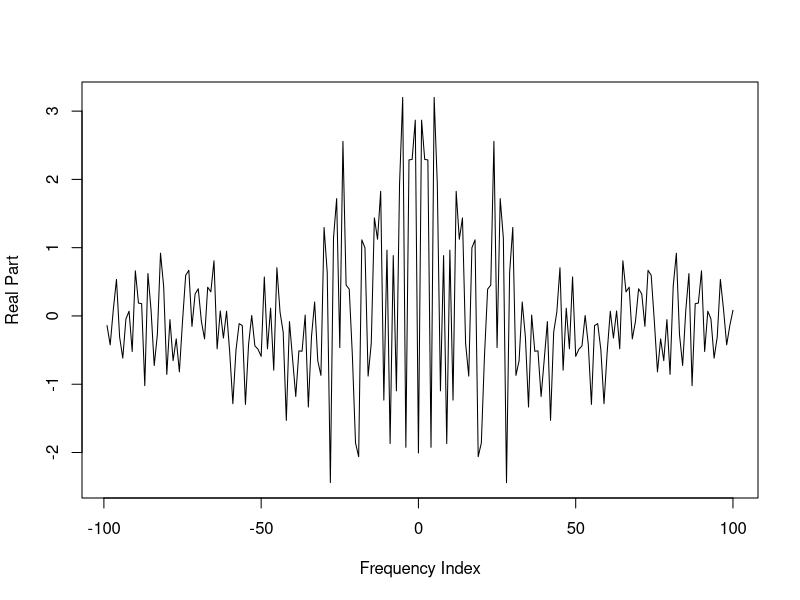
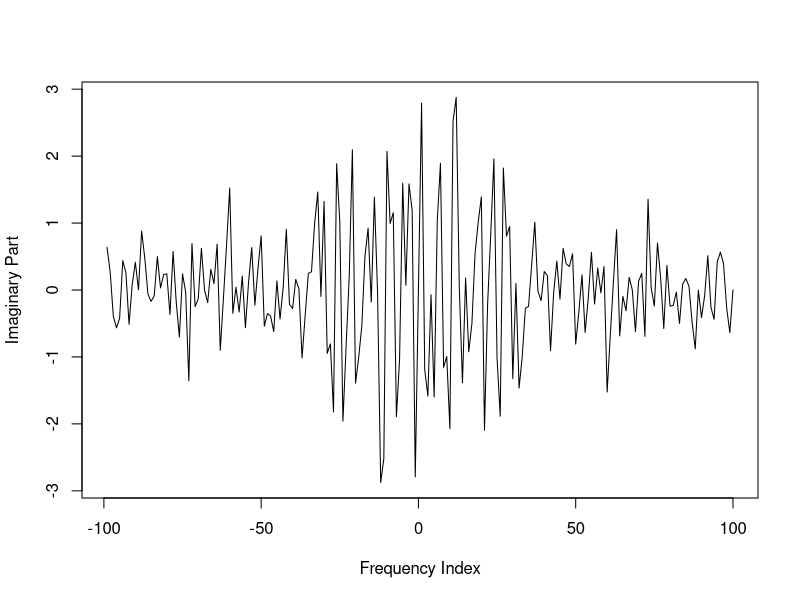
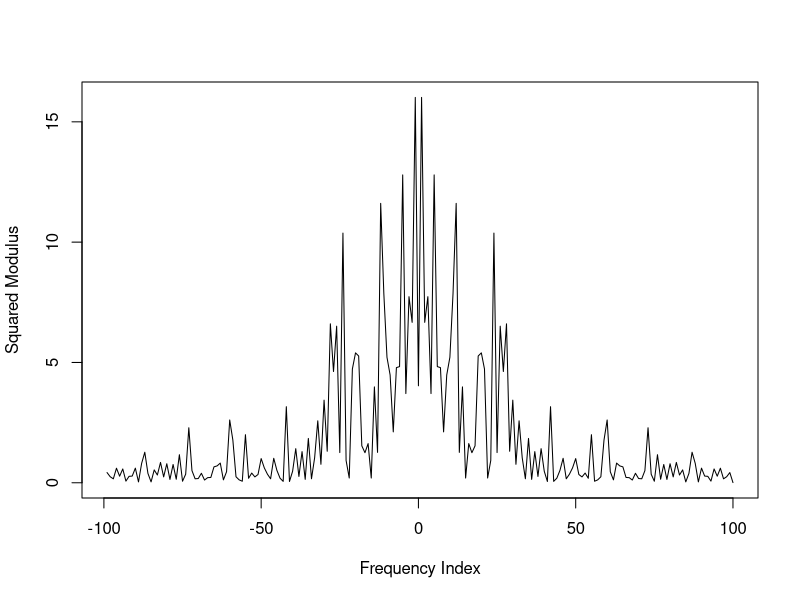
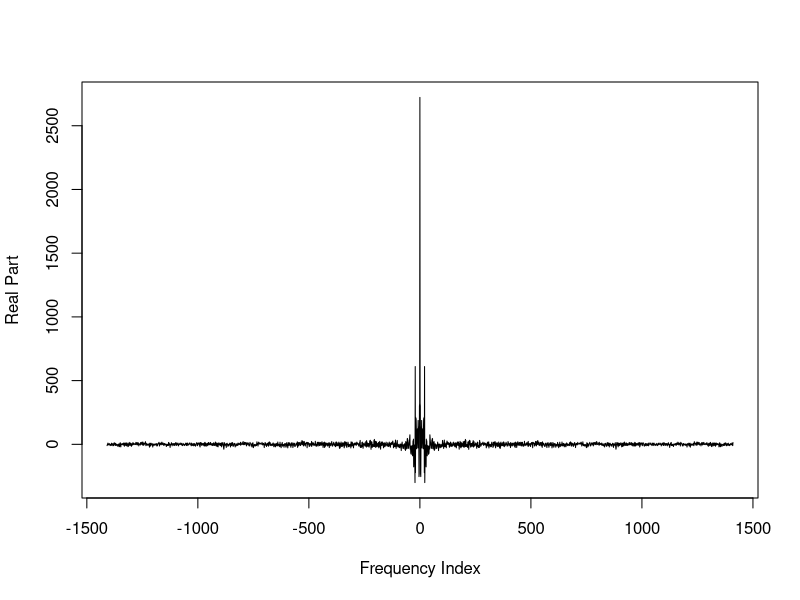
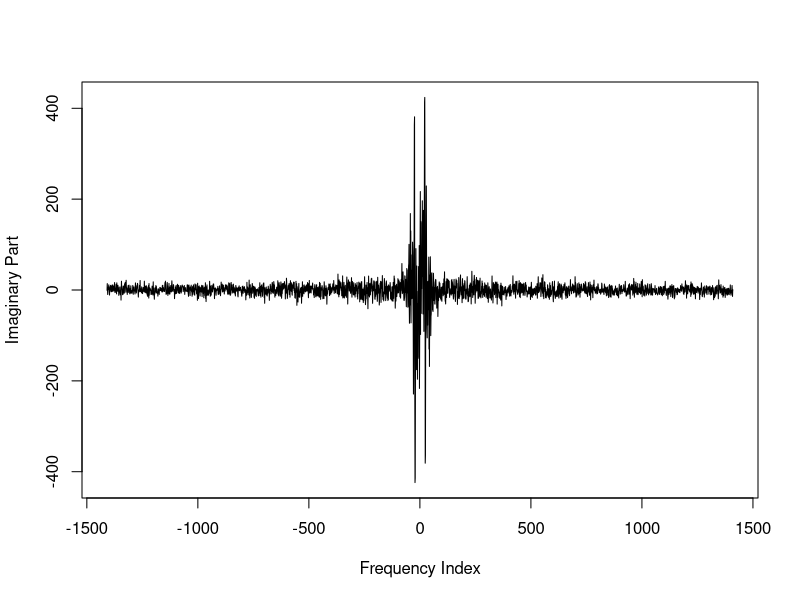
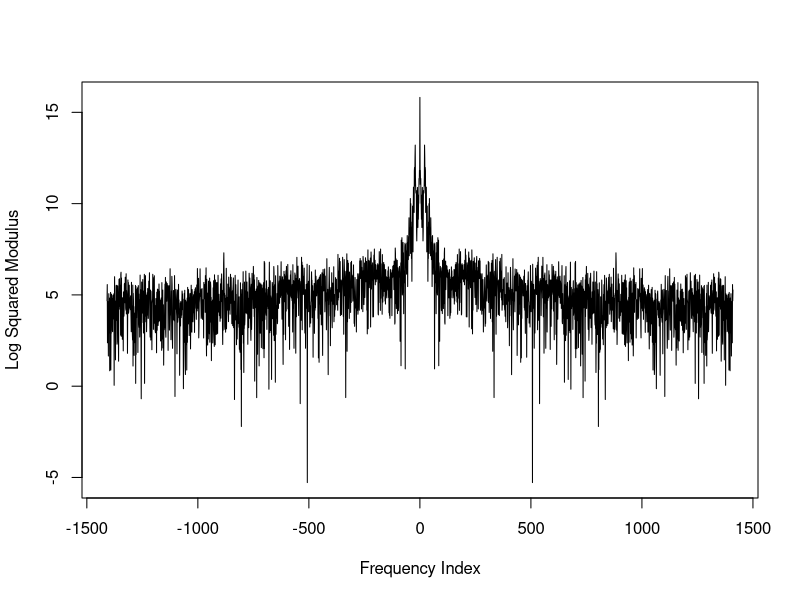
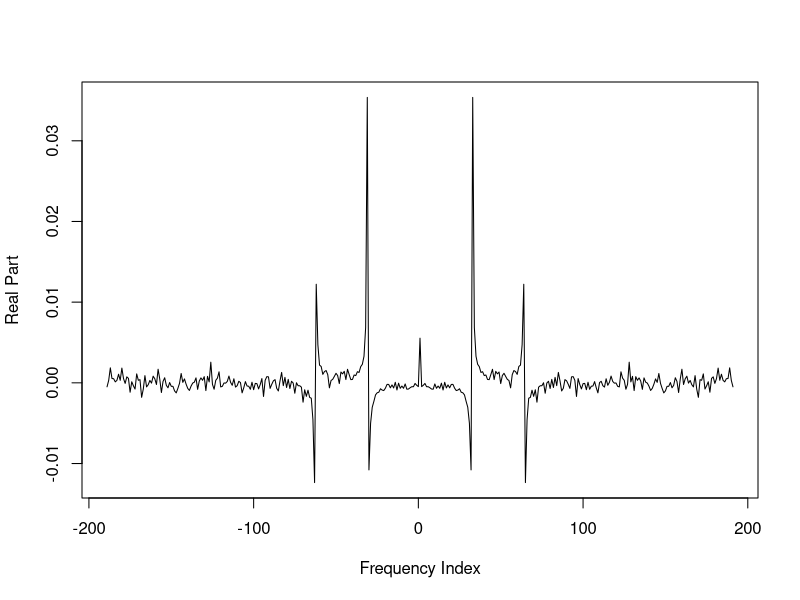
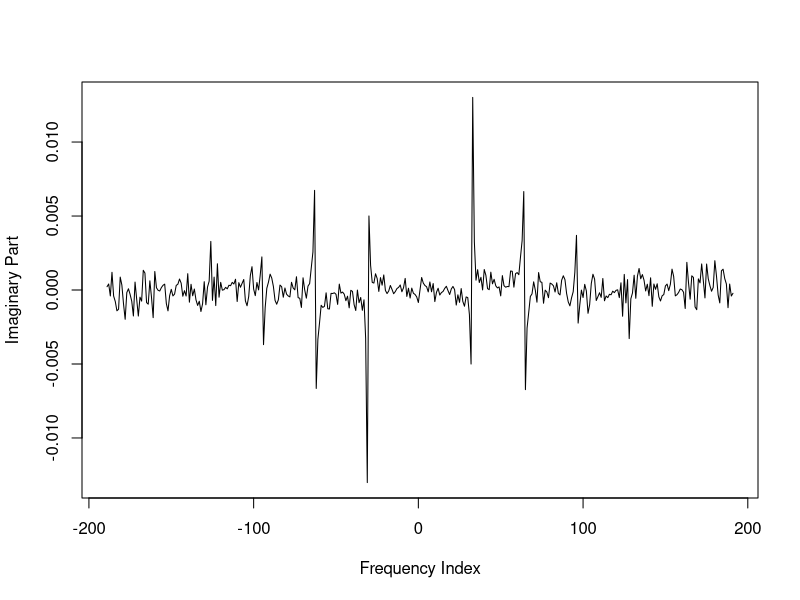

Here is the R script that generated these plots, in order:
## ---- chunk 1
knitr::opts_knit$set(root.dir = 'C:/Users/neide/OneDrive/Documents/GitHub/BEwebinar/Data')
## ---- chunk 2
arp.sim <- function(n,burn,ar.coefs,innovar)
{
	p <- length(ar.coefs)
	z <- rnorm(n+burn+p,sd=sqrt(innovar))
	x <- z[1:p]
	for(t in (p+1):(p+n+burn))
	{
		next.x <- sum(ar.coefs*x[(t-1):(t-p)]) + z[t]
		x <- c(x,next.x)
	}	
	x <- x[(p+burn+1):(p+burn+n)]
	return(x)
}

phi <- .8
innovar <- 1
n <- 200
x.sim <- arp.sim(n,500,phi,innovar)
## ---- chunk 3

get.qmat <- function(mesh)
{
	mesh2 <- floor(mesh/2)
	inds <- seq(mesh2-mesh+1,mesh2)
	Q.mat <- exp(1i*2*pi*mesh^{-1}*t(t(seq(1,mesh)) %x% inds))*mesh^{-1/2}
	return(Q.mat)
}
Q.mat <- get.qmat(n)
## ---- chunk 4
x.dft <- Conj(t(Q.mat)) %*% x.sim
#par(mfrow=c(3,1))
plot(ts(Re(x.dft),start=-floor(n/2)+1,frequency=1),
	xlab="Frequency Index",ylab="Real Part")
plot(ts(Im(x.dft),start=-floor(n/2)+1,frequency=1),
	xlab="Frequency Index",ylab="Imaginary Part")
plot(ts(Mod(x.dft)^2,start=-floor(n/2)+1,frequency=1),
	xlab="Frequency Index",ylab="Squared Modulus")
## ---- chunk 5
wolfer <- read.table("wolfer.dat")
wolfer <- ts(wolfer,start=1749,frequency=12)
n <- length(wolfer)
Q.mat <- get.qmat(n)
x.dft <- Conj(t(Q.mat)) %*% wolfer
plot(ts(Re(x.dft),start=-floor(n/2)+1,frequency=1),
	xlab="Frequency Index",ylab="Real Part")
plot(ts(Im(x.dft),start=-floor(n/2)+1,frequency=1),
	xlab="Frequency Index",ylab="Imaginary Part")
plot(ts(log(Mod(x.dft)^2),start=-floor(n/2)+1,frequency=1),
	xlab="Frequency Index",ylab="Log Squared Modulus")
## ---- chunk 6
mau <- read.table("mauna.dat",header=TRUE,sep="")
mau <- ts(mau,start=1958,frequency=12)
mau.gr <- diff(log(mau))
n <- length(mau.gr)
Q.mat <- get.qmat(n)
x.dft <- Conj(t(Q.mat)) %*% mau.gr
plot(ts(Re(x.dft),start=-floor(n/2)+1,frequency=1),
	xlab="Frequency Index",ylab="Real Part")
plot(ts(Im(x.dft),start=-floor(n/2)+1,frequency=1),
	xlab="Frequency Index",ylab="Imaginary Part")
plot(ts(log(Mod(x.dft)^2),start=-floor(n/2)+1,frequency=1),
	xlab="Frequency Index",ylab="Log Squared Modulus")
